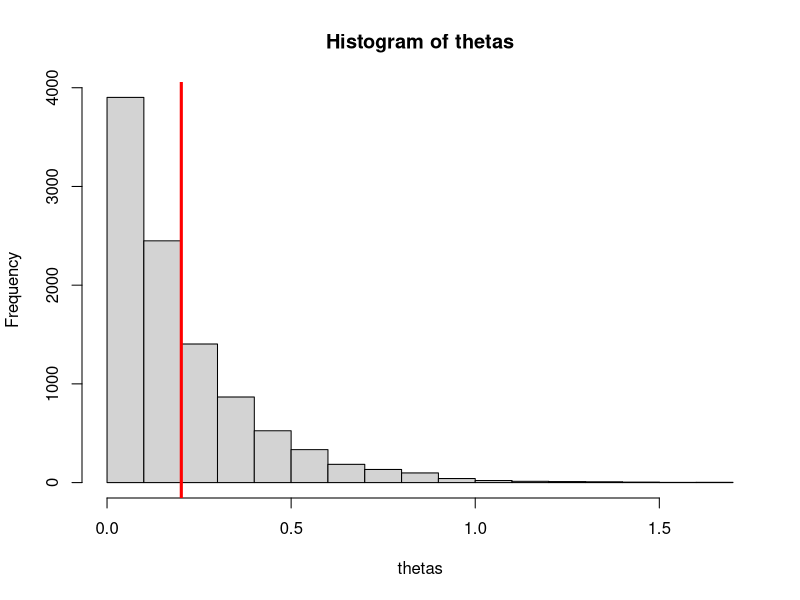
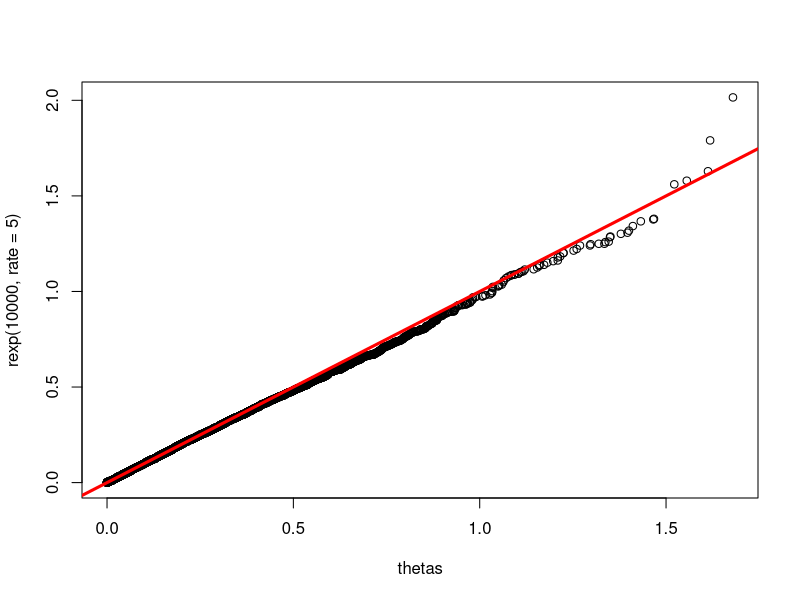
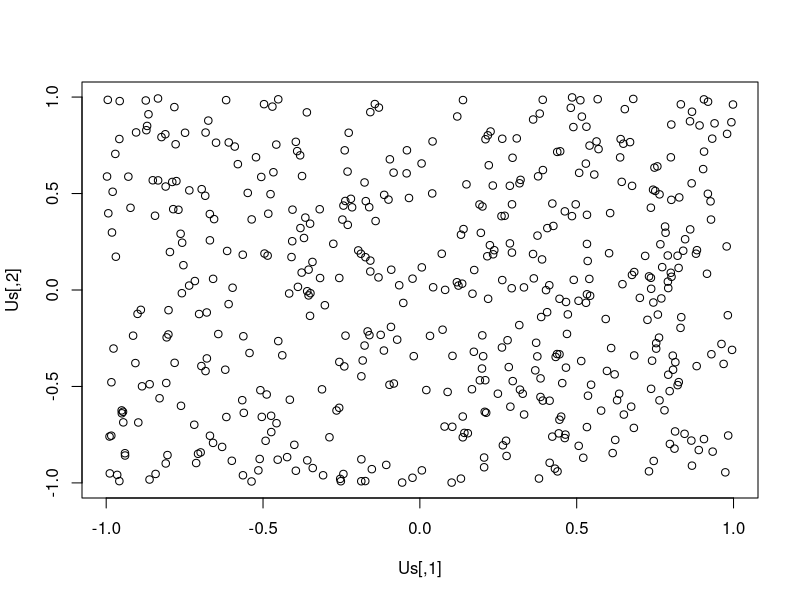
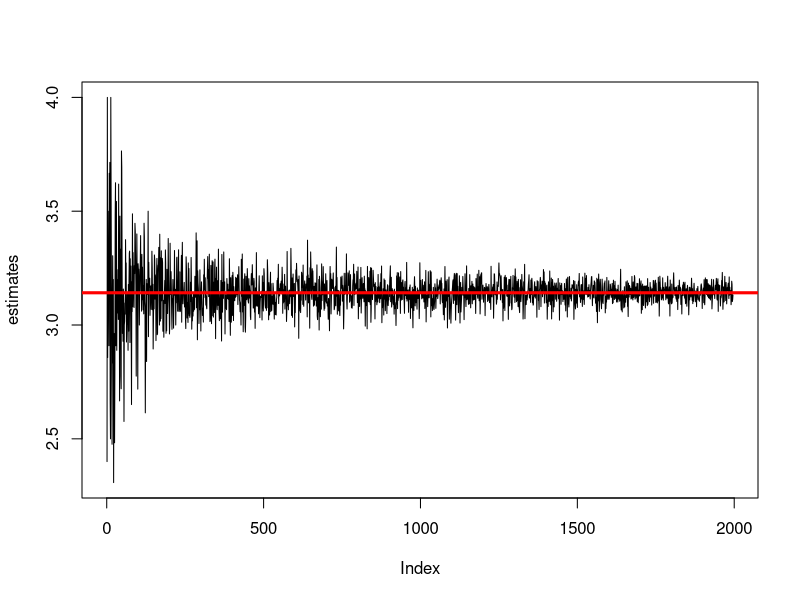
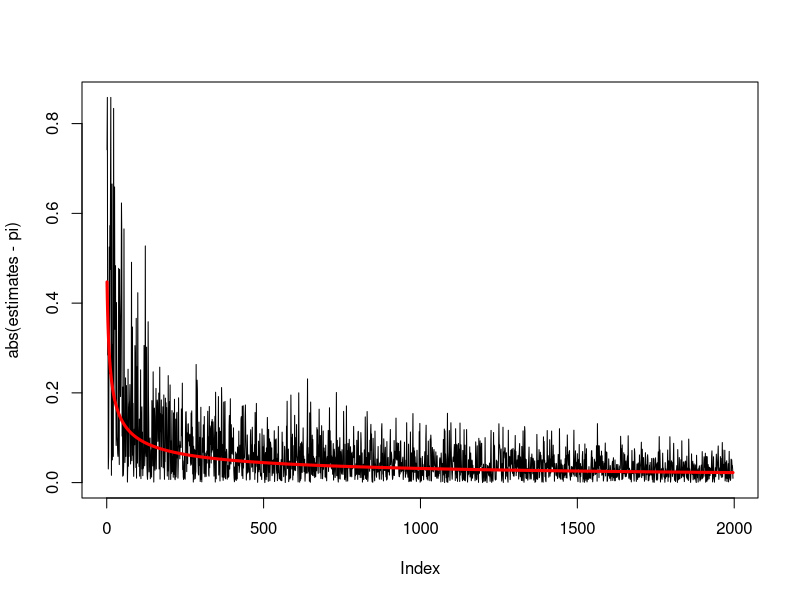
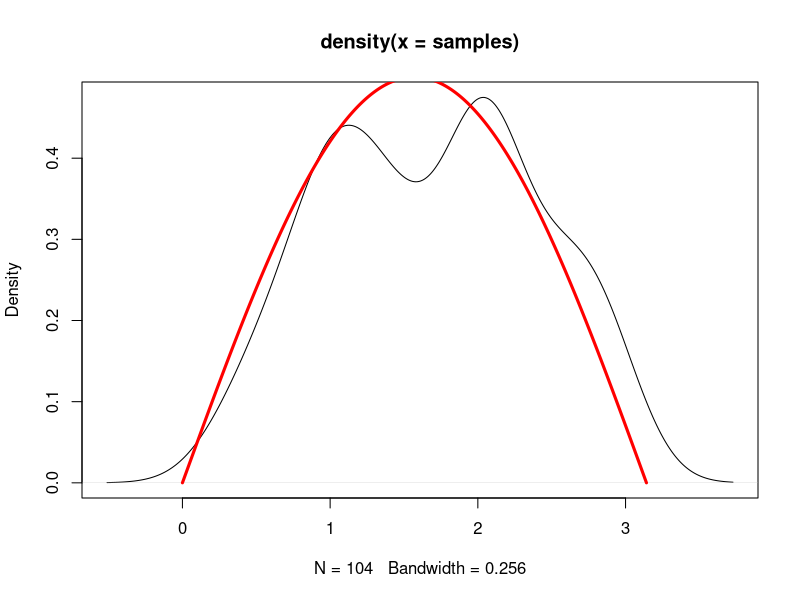
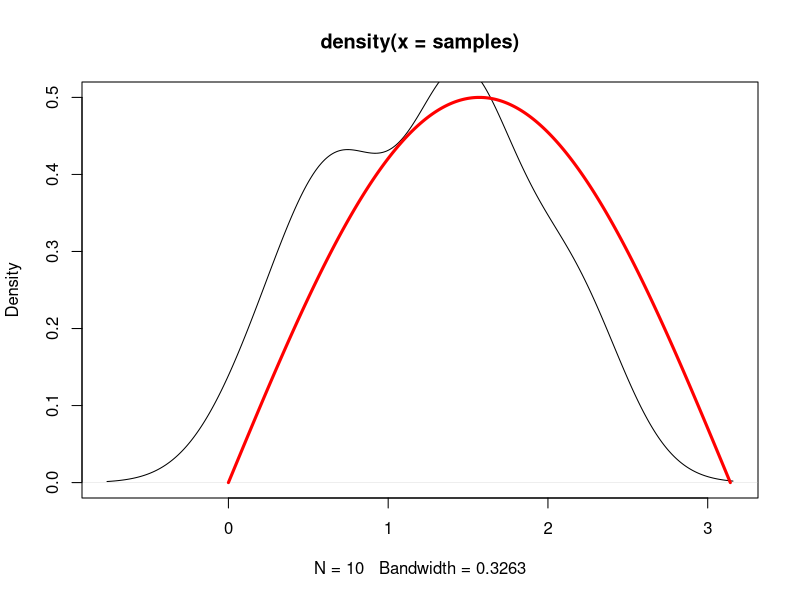
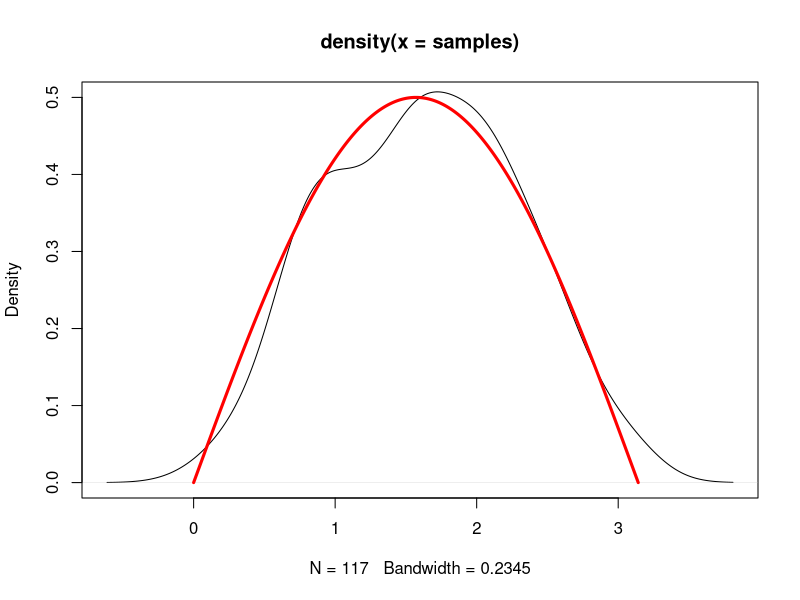

Write R code to recreate these figures, in order.
#
####
####### Sampling exponential r.v.s using quantile function
####
#
n <- 10000
lambda <- 5 # rate 

inverseCDF <- function (u,lambda) {
  return(-log(1-u)/lambda)
}

us <- runif(10000)
thetas <- inverseCDF(us,lambda)

hist(thetas)
abline(v=mean(thetas),col="red",lwd=3)

qqplot(x=thetas, y=rexp(10000,rate=5))
abline(a=0,b=1,col="red",lwd=3)


#
####
####### rejection sampler gets pi
####
#

Us <- matrix(runif(1000),500,2)
Us <- Us*2 - 1
plot(Us)

lssThn <- apply(Us, MARGIN = 1, FUN=function(x) sum(x^2)<1)
Pi <- mean(lssThn) * 4

Pis <- function (S) {
  Us <- matrix(runif(2*S),S,2)
  Us <- Us*2 - 1

  lssThn <- apply(Us, MARGIN = 1, FUN=function(x) sum(x^2)<1)
  Pi <- mean(lssThn) * 4
  
  return(Pi)
}


estimates <- unlist(lapply(5:2000, Pis))
plot(estimates,type = "l")
abline(h=pi,col="red",lwd=3)  # the more samples the better

plot(abs(estimates-pi),type = "l")
lines(sqrt(1/(5:2000)),col="red",lwd=3) # diminishing returns


#
####
####### rejection samplers for sine(0,pi)
####
#
n <- 1000
M <- 10 
proposals <- runif(n,max=pi)
envelope <- M/pi

Us <- runif(n)
acceptances <- Us < (sin(proposals)/2)/envelope
samples <- proposals[acceptances] 

plot(density(x=samples))
x <- seq(from=0,to=pi,length.out = 1000)
lines(x=x,y=sin(x)/2,col="red",lwd=3)

# on average M iterations required to generate a single sample
n/M
sum(acceptances)


rejection_sampler <- function(M,n) {
  proposals <- runif(n,max=pi)
  envelope <- M/pi
  
  Us <- runif(n)
  acceptances <- Us < (sin(proposals)/2)/envelope
  samples <- proposals[acceptances] 
  
  plot(density(x=samples),ylim=c(0,0.5))
  x <- seq(from=0,to=pi,length.out = 1000)
  lines(x=x,y=sin(x)/2,col="red",lwd=3)
  
  cat("n/M:", n/M, ", Number of samples: ",sum(acceptances),"\n")
}


rejection_sampler(n=1000,M=100)
rejection_sampler(n=1000,M=10)
rejection_sampler(n=1000,M=5)
rejection_sampler(n=1000,M=pi) 
rejection_sampler(n=1000,M=pi/2) # choose a good envelope


rejection_sampler(n=10000,M=pi/2)
rejection_sampler(n=100000,M=pi/2)
rejection_sampler(n=1000000,M=pi/2) # and collect many samples



#
####
####### importance sampler: Gaussian and t-distribution
####
#

